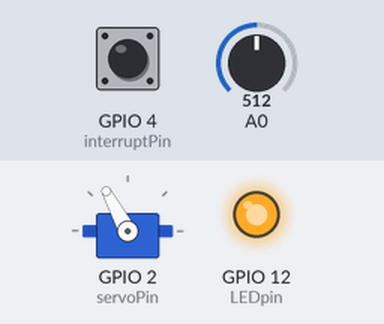
Recording of a program running on a simulated ESP8266 (Wemos D1 mini). On the bench: servo, output pins drawn as LEDs (lit = HIGH). Inputs (shaded band) come from the test bench; at power-on: GPIO 4 (interruptPin) HIGH, A0 = 512. WiFi joins after 1.5 s; servers stay silent unless stated; network time is answered at once with the bench clock; the local clock reads 2024-03-15 10:24:30 at power-on unless the program sets it.

Above: at 4.6 s.
4.7 s: GPIO 4 (interruptPin) pulled LOW for 0.15 s
At 5.2 s:
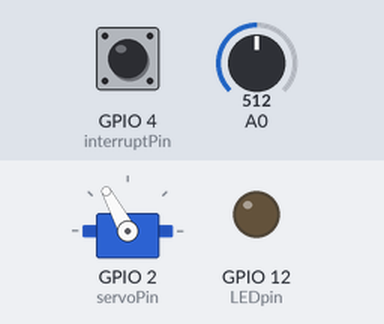
7.8 s: A0 set to 306
At 9.0 s:
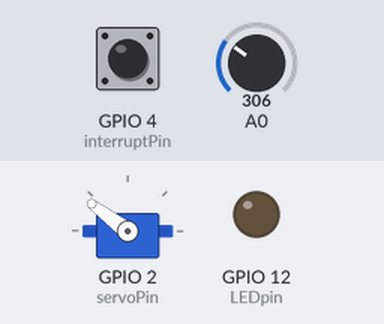
9.3 s: A0 set to 122
At 10.3 s:
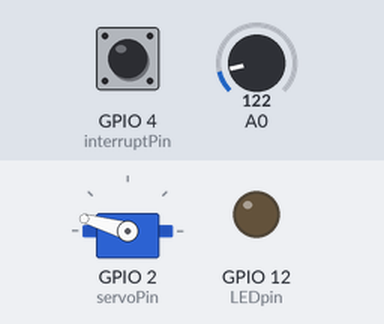
10.8 s: GPIO 4 (interruptPin) pulled LOW for 1 s
14.8 s: A0 set to 900
At 16.0 s:
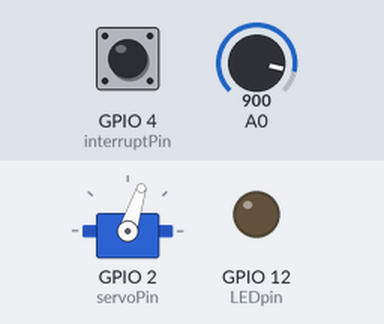
16.3 s: GPIO 4 (interruptPin) pulled LOW for 0.15 s
Timing chart, 0 to 46.2 s (numbered marks = the images above; inputs shaded):
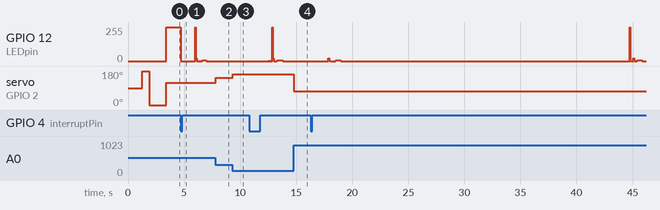

Measured:
- after the input at 7.8 s, servo on GPIO 2 (servoPin): 118° → 143° at once
- after the input at 9.3 s, servo on GPIO 2 (servoPin): 143° → 164° at once
- after the input at 14.8 s, servo on GPIO 2 (servoPin): 164° → 72° at once

The program:

main.cpp
```cpp
#include <Arduino.h>
#include <Servo.h>
#include <NTPClient.h>
#include <ESP8266WiFi.h>
#include <WiFiUdp.h>

/*
simple interrupts
https://techtutorialsx.com/2016/12/11/esp8266-external-interrupts/#comments
*/

// wireless network data
const char *ssid     = "SSID";
const char *password = "PASSWORD";

const long utcOffsetInSeconds = - 14400; // -4 hrs with daylight harvesting, -18000 without

// pins for hardware interfacing
const byte LEDpin = 12;       // D6
const byte interruptPin = 4;  // D2
const byte servoPin = 2;      // D4

unsigned long hands[7][3];

void IRAM_ATTR detectsRev ();
void setHand(unsigned long, long unsigned int (*)[7][3]);
unsigned long wrap(unsigned long, unsigned long, unsigned long, boolean);
void speedInput(Servo&);

Servo myMotor;
String incomingString;
int lastVal = 0;

volatile byte interruptCounter = 0;

volatile unsigned long clockCount;
volatile unsigned long lastClockCount;
unsigned long thisClockCount;
unsigned long revoCycles;
unsigned long i = 0;

unsigned tenths = 0;      // tenths
unsigned lastSec = 0;
unsigned int sec = 0;     // seconds hand
unsigned int mins = 0;    // minutes hand
unsigned int hrs = 0;     // hours hand
unsigned long offset = 0;

// NTPClient
char daysOfTheWeek[7][12] = {"Sunday", "Monday", "Tuesday", "Wednesday", "Thursday", "Friday", "Saturday"};
WiFiUDP ntpUDP;
NTPClient timeClient(ntpUDP, "pool.ntp.org", utcOffsetInSeconds);

void setup() {
  hands[0][2] = 1023;
  hands[1][2] = 85;
  hands[2][2] = 24;
  hands[3][2] = 12;
  hands[4][2] = 12;
  hands[5][2] = 12;
  hands[6][2] = 12;

  // Serial.begin(115200);
  myMotor.attach(servoPin);
  pinMode(interruptPin, INPUT_PULLUP);
  attachInterrupt(digitalPinToInterrupt(interruptPin), detectsRev, FALLING);
	pinMode(LEDpin, OUTPUT);
  analogWriteFreq(35000); // 1 – 1000Khz

  // get the motor started, ESC needs full throttle, then zero throttle signal to arm
  delay(1250);
  myMotor.write(180);
  delay(650);
  myMotor.write(0);

  // NTP
  WiFi.begin(ssid, password);

  while ( WiFi.status() != WL_CONNECTED ) {
    delay ( 500 );
    // Serial.print ( "." );
  }
  // Serial.println ( "connected" );
  timeClient.begin();
}

void loop() {
  thisClockCount = ESP.getCycleCount();

  if(interruptCounter>0){
    interruptCounter--;
    revoCycles = clockCount - lastClockCount;
    lastClockCount = clockCount;
    offset = revoCycles * 0.28; // greater offset value increases counter-clockwise shift. Use to adjust for sensor location.
  }

  setHand(thisClockCount-clockCount, &hands);

  // 80 000 000 = once per second
  // 8 000 000 = ten times per second
  // 4 000 000 = twenty times per second
  if((thisClockCount - i) >= 4000000) {
      timeClient.update();
      i = thisClockCount;

      // seconds
      sec = 59 - timeClient.getSeconds();
      if(sec != lastSec){
        lastSec=sec;
        tenths=0;
      }
      else
        tenths = (tenths + 1) % 20; // range of 0-19

      hands[0][0] = wrap(revoCycles * sec / 60 - revoCycles * tenths / 1200 + offset, revoCycles / 360, revoCycles, false);
      hands[0][1] = wrap(revoCycles * sec / 60 - revoCycles * tenths / 1200 + offset, revoCycles / 360, revoCycles,  true);

      // minutes
      mins = 59 - timeClient.getMinutes();
      hands[1][0] = wrap(revoCycles * mins / 60  + revoCycles * sec / 3600 + offset, revoCycles / 120, revoCycles, false);
      hands[1][1] = wrap(revoCycles * mins / 60  + revoCycles * sec / 3600 + offset, revoCycles / 120, revoCycles, true);

      // hours
      hrs = 12 - (timeClient.getHours()%12);
      hands[2][0] = wrap(revoCycles * hrs / 12 + revoCycles * mins / 720 + offset, revoCycles / 24, revoCycles, false);
      hands[2][1] = wrap(revoCycles * hrs / 12 + revoCycles * mins / 720 + offset, revoCycles / 24, revoCycles, true);

      // quarter indicators
      for(int j=3; j<7; j++){
        hands[j][0] = wrap(revoCycles * j * 15 / 60 + offset, revoCycles / 360, revoCycles, false);
        hands[j][1] = wrap(revoCycles * j * 15 / 60 + offset, revoCycles / 360, revoCycles,  true);
      }

    speedInput(myMotor);
  }
}

/* hands array
0 - seconds hand
1 - minutes hand
2 - hours hand
3 - ind 0
4 - ind 1
5 - ind 2
6 - ind 3

0 - secStart
1 - secStop
2 - brightness
*/
void setHand(unsigned long timeAtCall, unsigned long(*hands)[7][3]){
  unsigned long brightness = 0;

  for(int i = 6; i>=0; i--){ // cycle through array of hands to be displayed on clock face. Start with lowest priority
    if((*hands)[i][0] < (*hands)[i][1]){ // on and off events occurr on the same revolution
      if(timeAtCall >= (*hands)[i][0] && timeAtCall < (*hands)[i][1]) // test if currently in range of on event
        brightness = (*hands)[i][2]; // set brightness to corresponding hand
    }
    else{ // on and off events occur on this and next revolution
      if(timeAtCall >= (*hands)[i][0] || timeAtCall < (*hands)[i][1]) // test if currently in gap between this and next revolution
        brightness = (*hands)[i][2];
    }
  }

  if(brightness == 0) // no hands are to be on now, turn off LED
    digitalWrite(LEDpin, LOW);
  else
    analogWrite(LEDpin, brightness); // set PWM to brightness value of highest priority hand
}

// function to adjust delay values to wrap around to next revolution
// derive delay values based on center value and width of hand
unsigned long wrap(unsigned long center, unsigned long wing, unsigned long ceiling, boolean additive){
  unsigned long sum = 0;
  // offset puts the center value past the ceiling, wrap it around to the beginning
  if(center > ceiling)
    center = center - ceiling;

  // secStop
  if(additive)
    sum = center + wing;

  // secStart
  else{
    if(wing > center){
      sum = center + ceiling;
      sum = sum - wing;
    }
    else
      return center - wing;
  }

  if(sum >= ceiling)
    return sum - ceiling;
  else
    return sum;
}

// set motor speed by analog input
void speedInput(Servo& myMotor) {
  int val = map(analogRead(A0),1023,0,58,180);
  if (val != lastVal){
    lastVal = val;
    myMotor.write(val);
  }
}

IRAM_ATTR void detectsRev() {
  interruptCounter++;
  clockCount=ESP.getCycleCount();
}
```
